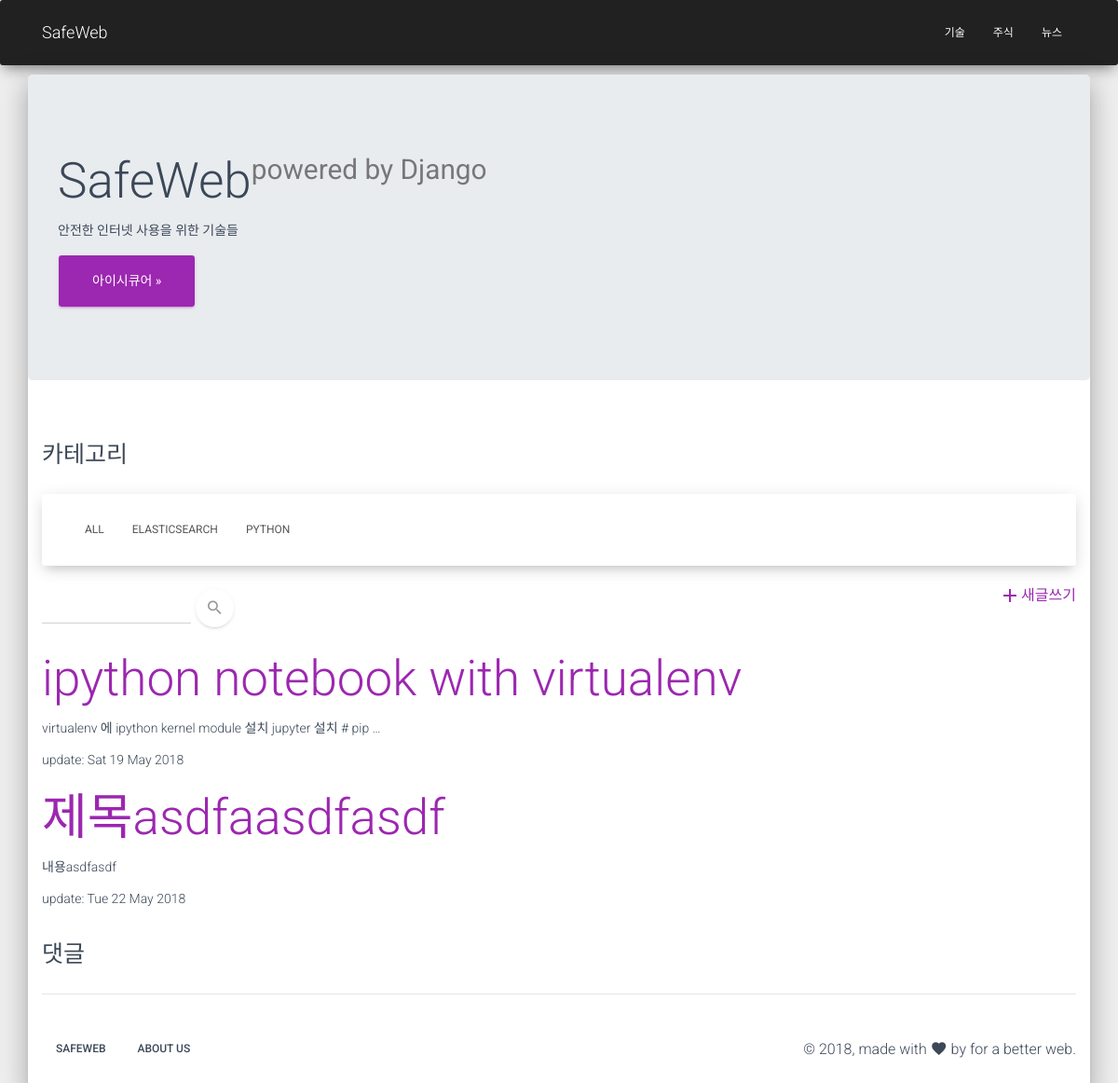
Screenshot of /blog/ with the database file from the repository.
### blog/models.py (models this page shows, shortened)
class Category(models.Model):
    name = models.CharField(max_length=50, db_index=True)
    slug = models.SlugField(max_length=100, db_index=True, unique=True, allow_unicode=True)
    class Meta:
        ordering = ['name']
        verbose_name = 'category'
        verbose_name_plural = 'categories'
    def get_absolute_url(self):
        return reverse('blog:post_list_by_category', args=[self.slug])

class Post(models.Model):
    category = models.ForeignKey(Category, on_delete=models.SET_NULL, null=True, related_name='posts')
    author = models.ForeignKey(settings.AUTH_USER_MODEL, on_delete=models.SET_NULL, null=True)
    title = models.CharField(max_length=100)
    content = models.TextField(validators=[min_length_3_validator])
    Tags = models.ManyToManyField('Tag', blank=True)
    slug = models.SlugField(max_length=200, db_index=True, unique=True, allow_unicode=True)
    Comments = models.PositiveSmallIntegerField(default=0, null=True)
    created = models.DateTimeField(auto_now_add=True)
    updated = models.DateTimeField(auto_now=True)
    published = models.DateTimeField(blank=True, null=True)
    image = models.ImageField(default='default.png', upload_to='post/%Y/%m/%d', blank=True)
    ip = models.GenericIPAddressField(null=True)
    class Meta:
        ordering = ['-created']
        index_together = (('id', 'slug'),)

### blog/views.py (the view)
# urls.py: path('', views.post_list, name='post_list'),
def post_list(request, category_slug=None):
    category = None
    categories = Category.objects.all()
    posts = Post.objects.all()
    posts = posts.order_by('created')
    q = request.GET.get('q', '')
    if q:
        posts = posts.filter(title__icontains=q)
    if category_slug:
        category = get_object_or_404(Category, slug=category_slug)
        posts = posts.filter(category=category)
    paginator = Paginator(posts, 10)
    page = request.GET.get('page')
    posts = paginator.get_page(page)
    return render(request, 'blog/post_list.html', {'category':category, 'categories':categories, 'posts':posts})

### blog/templates/blog/post_list.html (shortened to what this page needs)
{% extends 'blog/post_base.html' %}
{% load staticfiles %}
{% block post %}
<div class="jumbotron">
    <h1>SafeWeb<sup><small>powered by Django</small></sup></h1>
    <p>안전한 인터넷 사용을 위한 기술들</p>
    <p>
        <a class="btn btn-lg btn-primary" href="https://www.isecurekr.com">아이시큐어 &raquo;</a>
    </p>
</div>
<div class="container">
<div class="row">
    <div class="col-md-12">
        <div class="title">
            <h3>카테고리</h3>
        </div>
        <nav class="navbar navbar-expand-lg bg-white">
            <div class="container">
                <div class="navbar-translate">
                </div>
                <div class="collapse navbar-collapse">
                    <ul class="navbar-nav">
                        <li class="nav-item {% if not category %}active{% endif %}">
                            <a href="{% url 'blog:post_list' %}" class="nav-link">All</a>
                        </li>
                        {% for c in categories %}
                        <li class="nav-item {% if category.slug == c.slug %}active{% endif %} ">
                            <a href="{{ c.get_absolute_url }}" class="nav-link">{{ c.name }}</a>
                        </li>
                        {% endfor %}
                    </ul>
                </div>
            </div>
        </nav>
    </div>
</div>
<a href="{% url 'blog:post_create' %}" class="pull-right"><i class="material-icons">add</i>새글쓰기</a>
<form class="form-inline" action="" method="get">
    <div class=" has-black">
        <input type="text" class="form-control" name="q" value="{{ q }}" />
        <button type="submit" class="btn btn-white btn-raised btn-fab btn-round" />
            <i class="material-icons">search</i>
    </div>
</form>
{% for post in posts %}
    <div>
        <h1>
            <a href=" {% url 'blog:post_detail' slug=post.slug id=post.id %}">{{ post.title }}</a>
        </h1>
        <p>{{ post.content|truncatewords:10 }}</p>
        <p>update: {{ post.updated|date:"D d M Y" }}</p>
    </div>
{% endfor %}
<div class="title">
    <h3>댓글</h3>
</div>
<hr />
{% endblock post %}

### rows the page displays
Category: name "ELASTICSEARCH"
Category: name "PYTHON"
Post: title "ipython notebook with virtualenv", content "virtualenv 에 ipython kernel module 설치 jupyter 설치 # pip …", updated "Sat 19 May 2018"
Post: title "제목asdfaasdfasdf", content "내용asdfasdf", updated "Tue 22 May 2018"
